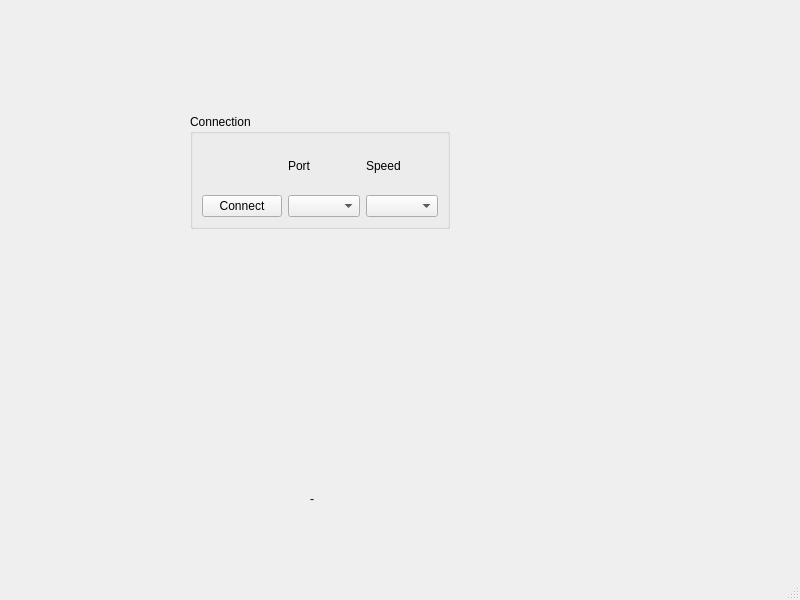
<?xml version="1.0" encoding="UTF-8"?>
<ui version="4.0">
 <class>MainWindow</class>
 <widget class="QMainWindow" name="MainWindow">
  <property name="geometry">
   <rect>
    <x>0</x>
    <y>0</y>
    <width>800</width>
    <height>600</height>
   </rect>
  </property>
  <property name="windowTitle">
   <string>MainWindow</string>
  </property>
  <widget class="QWidget" name="centralwidget">
   <widget class="QLabel" name="label_status">
    <property name="geometry">
     <rect>
      <x>310</x>
      <y>490</y>
      <width>141</width>
      <height>17</height>
     </rect>
    </property>
    <property name="text">
     <string>-</string>
    </property>
   </widget>
   <widget class="QGroupBox" name="groupBox_connect">
    <property name="geometry">
     <rect>
      <x>190</x>
      <y>114</y>
      <width>260</width>
      <height>115</height>
     </rect>
    </property>
    <property name="title">
     <string>Connection</string>
    </property>
    <layout class="QGridLayout" name="gridLayout">
     <item row="0" column="0">
      <spacer name="verticalSpacer">
       <property name="orientation">
        <enum>Qt::Vertical</enum>
       </property>
       <property name="sizeHint" stdset="0">
        <size>
         <width>20</width>
         <height>40</height>
        </size>
       </property>
      </spacer>
     </item>
     <item row="0" column="1">
      <widget class="QLabel" name="label_port">
       <property name="text">
        <string>Port</string>
       </property>
      </widget>
     </item>
     <item row="0" column="2">
      <widget class="QLabel" name="label_speed">
       <property name="text">
        <string>Speed</string>
       </property>
      </widget>
     </item>
     <item row="1" column="0">
      <widget class="QPushButton" name="pushButton_connect">
       <property name="text">
        <string>Connect</string>
       </property>
      </widget>
     </item>
     <item row="1" column="1">
      <widget class="QComboBox" name="comboBox_port"/>
     </item>
     <item row="1" column="2">
      <widget class="QComboBox" name="comboBox_baud"/>
     </item>
    </layout>
   </widget>
  </widget>
  <widget class="QStatusBar" name="statusbar"/>
 </widget>
 <resources/>
 <connections/>
</ui>
